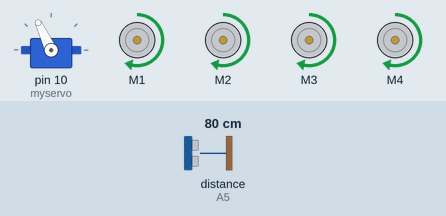
The sketch below on a simulated Arduino Uno, built with avr-gcc and run on an emulated ATmega328P. Parts: servo, 4 × DC motor (green arrow = forward, orange = backward, longer = faster). The inputs (shaded band) are chosen by the test bench; at power-on: distance to the obstacle (sensor on A5) 80 cm. The echo pulse lasts 58.3 µs per cm.

Above: at 3.0 s.
3.1 s: distance to the obstacle (sensor on A5) set to 23 cm
4.8 s: distance to the obstacle (sensor on A5) set to 18 cm
At 7.6 s:
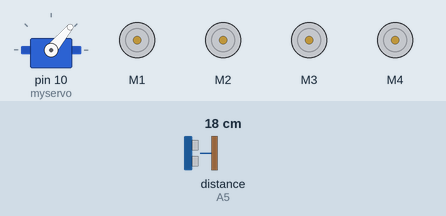
7.8 s: distance to the obstacle (sensor on A5) set to 35 cm
At 12.1 s:
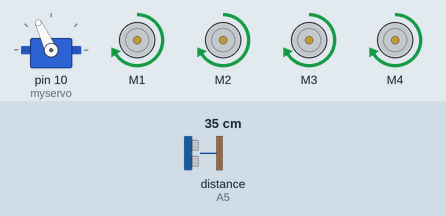
13.0 s: distance to the obstacle (sensor on A5) set to 2 cm
At 17.1 s:
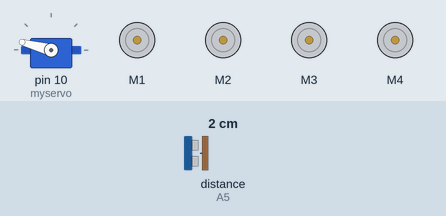
22.0 s: distance to the obstacle (sensor on A5) set to 4 cm
Timing chart, 0 to 26.0 s (numbered marks = the images above; inputs shaded):
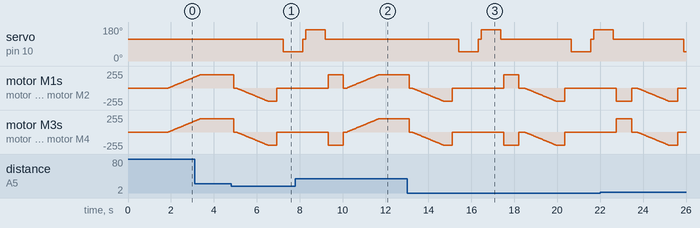

The sketch:

ARDUINO_OBSTACLE_AVOIDING_CAR.ino
```cpp
#include <Adafruit_MotorShield.h>
#include <AFMotor.h>
#include <NewPing.h>
#include <Servo.h>

#define TRIG_PIN A0
#define ECHO_PIN A5
#define MAX_DISTANCE 1000
#define MAX_SPEED 200 // sets speed of DC  motors
#define MAX_SPEED_OFFSET 50

NewPing sonar(TRIG_PIN, ECHO_PIN, MAX_DISTANCE);

AF_DCMotor motor1(1, MOTOR12_1KHZ);
AF_DCMotor motor2(2, MOTOR12_1KHZ);
AF_DCMotor motor3(3, MOTOR34_1KHZ);
AF_DCMotor motor4(4, MOTOR34_1KHZ);
Servo myservo;

boolean goesForward=false;
int distance = 700;
int speedSet = 5;

void setup() {

  myservo.attach(10);
  myservo.write(115);
  delay(1000);
  distance = readPing();
  delay(100);
  distance = readPing();
  delay(100);
  distance = readPing();
  delay(100);
  distance = readPing();
  delay(100);
}

void loop() {
 int distanceR = 0;
 int distanceL =  0;
 delay(40);

 if(distance<=20)
 {
  moveStop();
  delay(100);
  moveBackward();
  delay(400);
  moveStop();
  delay(300);
  distanceR = lookRight();
  delay(150);
  distanceL = lookLeft();
  delay(150);

  if(distanceR>=distanceL)
  {
    turnRight();
    moveStop();
  }else
  {
    turnLeft();
    moveStop();
  }
 }else
 {
  moveForward();
 }
 distance = readPing();
}

int lookRight()
{
    myservo.write(50);
    delay(600);
    int distance = readPing();
    delay(200);
    myservo.write(115);
    return distance;
}

int lookLeft()
{
    myservo.write(165);
    delay(600);
    int distance = readPing();
    delay(200);
    myservo.write(115);
    return distance;
    delay(200);
}

int readPing() {
  delay(100);
  int cm = sonar.ping_cm();
  if(cm==0)
  {
    cm = 250;
  }
  return cm;
}

void moveStop() {
  motor1.run(RELEASE);
  motor2.run(RELEASE);
  motor3.run(RELEASE);
  motor4.run(RELEASE);
  }

void moveForward() {

 if(!goesForward)
  {
    goesForward=true;
    motor1.run(FORWARD);
    motor2.run(FORWARD);
    motor3.run(FORWARD);
    motor4.run(FORWARD);
   for (speedSet = 0; speedSet < MAX_SPEED; speedSet +=2) // slowly bring the speed up to avoid loading down the batteries too quickly
   {
    motor1.setSpeed(speedSet);
    motor2.setSpeed(speedSet);
    motor3.setSpeed(speedSet);
    motor4.setSpeed(speedSet);
    delay(15);
   }
  }
}

void moveBackward() {
    goesForward=false;
    motor1.run(BACKWARD);
    motor2.run(BACKWARD);
    motor3.run(BACKWARD);
    motor4.run(BACKWARD);
  for (speedSet = 0; speedSet < MAX_SPEED; speedSet +=2) // slowly bring the speed up to avoid loading down the batteries too quickly
  {
    motor1.setSpeed(speedSet);
    motor2.setSpeed(speedSet);
    motor3.setSpeed(speedSet);
    motor4.setSpeed(speedSet);
    delay(15);
  }
}

void turnRight() {
  motor1.run(FORWARD);
  motor2.run(FORWARD);
  motor3.run(BACKWARD);
  motor4.run(BACKWARD);
  delay(700);
  motor1.run(FORWARD);
  motor2.run(FORWARD);
  motor3.run(FORWARD);
  motor4.run(FORWARD);
}

void turnLeft() {
  motor1.run(BACKWARD);
  motor2.run(BACKWARD);
  motor3.run(FORWARD);
  motor4.run(FORWARD);
  delay(700);
  motor1.run(FORWARD);
  motor2.run(FORWARD);
  motor3.run(FORWARD);
  motor4.run(FORWARD);
}
```

Measured:
- the behaviour switches between 21 and 20 cm on distance to the obstacle (sensor on A5) (found by bisection; images 0 and 1)
- after the input at 4.8 s, servo on pin 10 (myservo): 115° → 50° after 2.4 s
- after the input at 7.8 s, servo on pin 10 (myservo): goes on until 9.2 s, then stays 115°
